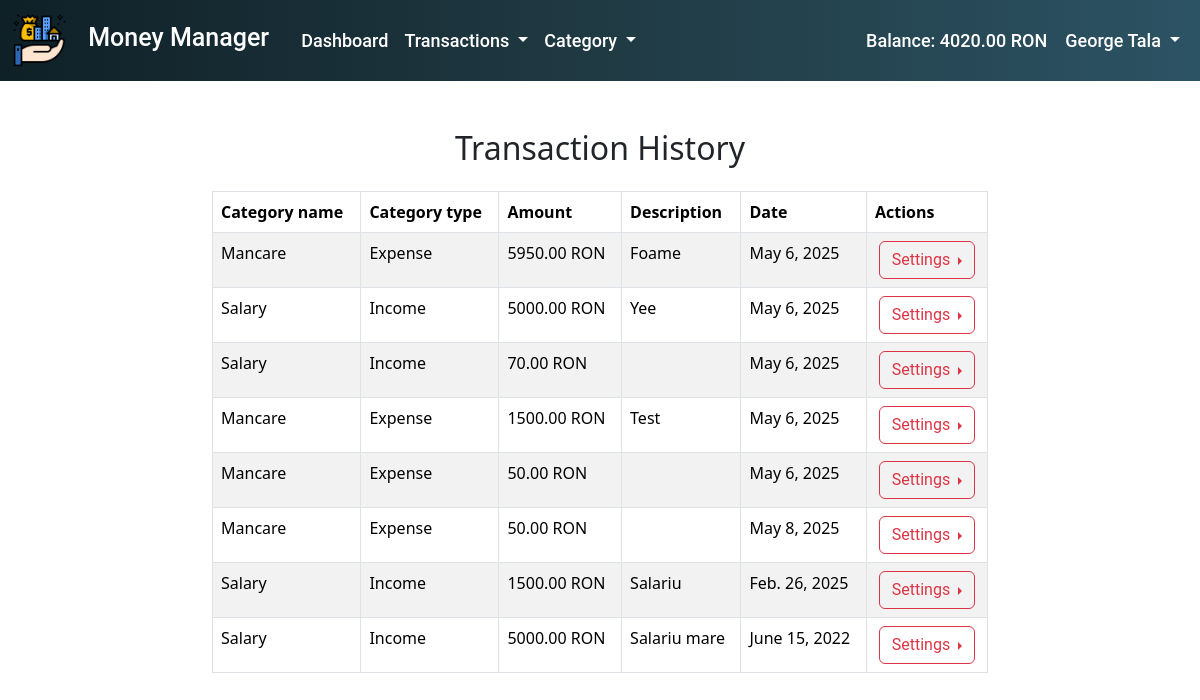
The page /list_of_transactions/ (signed in) on the database as committed earlier.
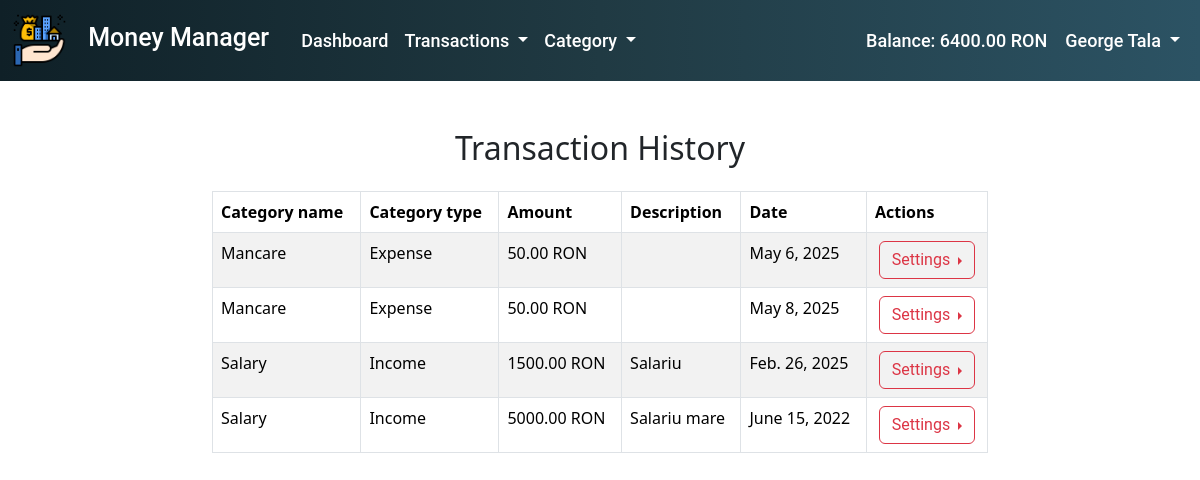
The same page on the database as committed later.
### transactions/models.py (models this page shows, shortened)
class UserTransactions(models.Model):
    user = models.ForeignKey(User, on_delete=models.CASCADE)
    category = models.ForeignKey(UserCategory, null = True, blank = True, on_delete = models.SET_NULL)
    amount = models.DecimalField(max_digits=10, decimal_places=2)
    date = models.DateField()
    description = models.TextField(blank=True)
    created_at = models.DateTimeField(auto_now_add=True)
    updated_at = models.DateTimeField(auto_now=True)
    month = models.IntegerField(null = True, blank = True)
    year = models.IntegerField(null = True, blank = True)

### categories/models.py (models this page shows, shortened)
class UserCategory(models.Model):
    user = models.ForeignKey(User, on_delete=models.CASCADE, null=True)
    name = models.CharField(max_length=100)
    is_income = models.BooleanField(choices=is_income_choices,default=False)  # Venituri vs Cheltuieli
    created_at = models.DateTimeField(auto_now_add=True)
    updated_at = models.DateTimeField(auto_now=True)

### transactions/views.py (the view)
# urls.py: path('list_of_transactions/',views.TransactionListView.as_view(), name='list-of-transactions'),
class TransactionListView(LoginRequiredMixin, ListView):
    template_name = 'transactions/list_of_transactions.html'
    model = UserTransactions
    context_object_name = 'all_transactions'
    def get_queryset(self):
        return UserTransactions.objects.filter(user=self.request.user)
    def get_context_data(self, **kwargs):
        data = super().get_context_data(**kwargs)
        data['categories'] = UserCategory.objects.all()
        return data

### MoneyManager/context_processors.py (called while the page is built)
def transactions_context(request):
    context = {}
    if request.user.is_authenticated:
        incomes = UserTransactions.objects.filter(user=request.user, category__is_income=True)
        total_income = sum(income.amount for income in incomes)
        expenses = UserTransactions.objects.filter(user=request.user, category__is_income=False)
        total_expense = sum(expense.amount for expense in expenses)
        total_money = total_income - total_expense
        first_name = request.user.first_name
        last_name = request.user.last_name
        fullname = f"{first_name} {last_name}"
        context = {
            'total_money': total_money,
            'full_name': fullname,
        }
    return context

### templates/transactions/list_of_transactions.html (shortened to what this page needs)
{% extends 'base.html' %}
{% block content %}
    <div class="container-fluid py-5">
        <div class="row">
            <div class="col-md-8 offset-md-2">
                <h2 class="text-center mb-4">Transaction History</h2>
                <table class="table table-striped table-bordered">
                    <thead class="thead-dark">
                    <tr>
                        <th>Category name</th>
                        <th>Category type</th>
                        <th>Amount</th>
                        <th>Description</th>
                        <th>Date</th>
                        <th>Actions</th>
                    </tr>
                    </thead>
                    <tbody>
                    {% for transaction in all_transactions %}
                        <tr>
                            <td>{{ transaction.category.name }}</td>
                            <td>
                                {% if transaction.category.is_income %}
                                    Income
                                {% else %}
                                    Expense
                                {% endif %}
                            </td>
                            <td>{{ transaction.amount }} RON</td>
                            <td>{{ transaction.description }}</td>
                            <td>{{ transaction.date }}</td>
                            <td class="text-center">
                                <div class="btn-group dropend">
                                    <button type="button" class="btn btn-outline-danger dropdown-toggle" data-bs-toggle="dropdown" aria-expanded="false" style="font-family: 'Roboto', sans-serif;">
                                        Settings
                                    </button>
                                </div>
                            </td>
                        </tr>
                    {% endfor %}
                    </tbody>
                </table>
            </div>
        </div>
    </div>
{% endblock %}

### templates/base.html (shortened to what this page needs)
{% load static %}
<!DOCTYPE html>
<html lang="en">
<head>
    <link href="https://cdn.jsdelivr.net/npm/bootstrap@5.3.3/dist/css/bootstrap.min.css" rel="stylesheet">
</head>
<body>
{% include 'navbar.html' %}
{% block content %} {% endblock %}
</body>
</html>

### templates/navbar.html (shortened to what this page needs)
{% load static %}
<nav class="navbar navbar-expand-lg" style="background: linear-gradient(90deg, #0f2027, #203a43, #2c5364);"
     data-bs-theme="dark">
    <div class="container-fluid">
        <a class="navbar-brand me-4" href="{% url 'homepage' %}">
            <img src="{% static '/images/logo.png' %}" width="55" height="55" alt="LogoMoneyManager">
            <span class="ms-3"
                  style="color: #ffffff; font-family: 'Roboto', sans-serif; font-weight: 550; line-height: 48px; font-size: 25px;">
                Money Manager
            </span>
        </a>
        {% if user.is_authenticated %}
            <ul class="navbar-nav ms-auto">
                <li class="nav-item">
                    <a class="nav-link" href="{% url "dashboard" %}" role="button"
                       aria-expanded="false"
                       style="color: #ffffff; font-weight: 550; font-size: 18px; line-height: 48px; font-family: 'Roboto', sans-serif;">
                        Dashboard
                    </a>
                </li>
            </ul>
            <ul class="navbar-nav ms-auto">
                <li class="nav-item dropdown">
                    <a class="nav-link dropdown-toggle" href="#" role="button" data-bs-toggle="dropdown"
                       aria-expanded="false"
                       style="color: #ffffff; font-weight: 550; font-size: 18px; line-height: 48px; font-family: 'Roboto', sans-serif;">
                        Transactions
                    </a>
            </ul>
            <ul class="navbar-nav ms-auto">
                <li class="nav-item dropdown">
                    <a class="nav-link dropdown-toggle" href="#" role="button" data-bs-toggle="dropdown"
                       aria-expanded="false"
                       style="color: #ffffff; font-weight: 550; font-size: 18px; line-height: 48px; font-family: 'Roboto', sans-serif;">
                        Category
                    </a>
                </li>
            </ul>{% endif %}
        <div class="collapse navbar-collapse" id="navbarNav">
            <ul class="navbar-nav ms-auto">
                {% if user.is_authenticated %}
                        <div class="btn-group align-items-center" style="gap: 10px;">
                            <span style="color: #ffffff; font-weight: 550; font-size: 18px; line-height: 48px; font-family: 'Roboto', sans-serif;">
                                Balance: {{ total_money }} RON
                            </span>
                            <a type="button" class="nav-link dropdown-toggle" data-bs-toggle="dropdown" aria-expanded="false" style="color: #ffffff; font-weight: 550; font-size: 18px; line-height: 48px; font-family: 'Roboto', sans-serif;">
                                {{ full_name }}
                            </a>
                        </div>
                {% endif %}
            </ul>
        </div>
    </div>
</nav>

Rows that differ between the two databases and show on the page:
removed UserTransactions: shows "Expense"
removed UserTransactions: shows "Income"
removed UserTransactions: shows "Income"
removed UserTransactions: shows "Expense"
Other text that changed with them:
{{ total_money }}: "4020.00" → "6400.00"
